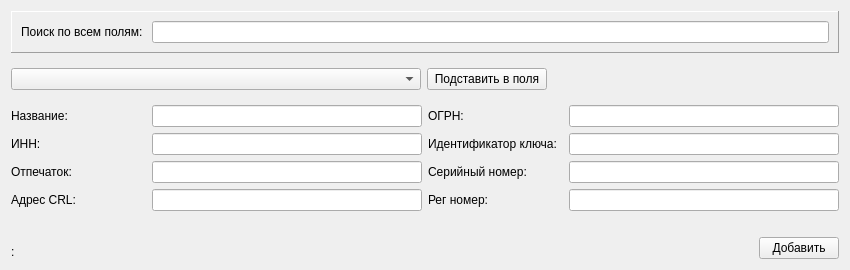
<?xml version="1.0" encoding="UTF-8"?>
<ui version="4.0">
 <class>Form_add</class>
 <widget class="QWidget" name="Form_add">
  <property name="enabled">
   <bool>true</bool>
  </property>
  <property name="geometry">
   <rect>
    <x>0</x>
    <y>0</y>
    <width>850</width>
    <height>270</height>
   </rect>
  </property>
  <property name="sizePolicy">
   <sizepolicy hsizetype="Fixed" vsizetype="Fixed">
    <horstretch>0</horstretch>
    <verstretch>0</verstretch>
   </sizepolicy>
  </property>
  <property name="minimumSize">
   <size>
    <width>850</width>
    <height>270</height>
   </size>
  </property>
  <property name="maximumSize">
   <size>
    <width>850</width>
    <height>270</height>
   </size>
  </property>
  <property name="sizeIncrement">
   <size>
    <width>850</width>
    <height>270</height>
   </size>
  </property>
  <property name="baseSize">
   <size>
    <width>850</width>
    <height>270</height>
   </size>
  </property>
  <property name="windowTitle">
   <string>Добавить CRL</string>
  </property>
  <layout class="QVBoxLayout" name="verticalLayout_2">
   <item>
    <layout class="QVBoxLayout" name="verticalLayout">
     <item>
      <layout class="QVBoxLayout" name="verticalLayout_5">
       <item>
        <layout class="QVBoxLayout" name="verticalLayout_4">
         <item>
          <widget class="QFrame" name="frame">
           <property name="frameShape">
            <enum>QFrame::Panel</enum>
           </property>
           <property name="frameShadow">
            <enum>QFrame::Raised</enum>
           </property>
           <layout class="QHBoxLayout" name="horizontalLayout_4">
            <item>
             <widget class="QLabel" name="label">
              <property name="text">
               <string>Поиск по всем полям: </string>
              </property>
             </widget>
            </item>
            <item>
             <widget class="QLineEdit" name="lineEdit"/>
            </item>
           </layout>
          </widget>
         </item>
        </layout>
       </item>
       <item>
        <layout class="QVBoxLayout" name="verticalLayout_3">
         <item alignment="Qt::AlignLeft">
          <widget class="QFrame" name="frame_4">
           <property name="frameShape">
            <enum>QFrame::NoFrame</enum>
           </property>
           <property name="frameShadow">
            <enum>QFrame::Raised</enum>
           </property>
           <layout class="QHBoxLayout" name="horizontalLayout">
            <property name="leftMargin">
             <number>0</number>
            </property>
            <item>
             <widget class="QComboBox" name="comboBox">
              <property name="sizePolicy">
               <sizepolicy hsizetype="Fixed" vsizetype="Fixed">
                <horstretch>0</horstretch>
                <verstretch>0</verstretch>
               </sizepolicy>
              </property>
              <property name="minimumSize">
               <size>
                <width>410</width>
                <height>0</height>
               </size>
              </property>
             </widget>
            </item>
            <item>
             <widget class="QPushButton" name="pushButton">
              <property name="sizePolicy">
               <sizepolicy hsizetype="Fixed" vsizetype="Fixed">
                <horstretch>0</horstretch>
                <verstretch>0</verstretch>
               </sizepolicy>
              </property>
              <property name="minimumSize">
               <size>
                <width>120</width>
                <height>0</height>
               </size>
              </property>
              <property name="text">
               <string>Подставить в поля</string>
              </property>
             </widget>
            </item>
           </layout>
          </widget>
         </item>
        </layout>
       </item>
      </layout>
     </item>
     <item>
      <layout class="QHBoxLayout" name="horizontalLayout_2">
       <item>
        <layout class="QVBoxLayout" name="verticalLayout_7">
         <item>
          <layout class="QHBoxLayout" name="horizontalLayout_5">
           <item>
            <widget class="QLabel" name="label_2">
             <property name="text">
              <string>Название: </string>
             </property>
            </widget>
           </item>
           <item>
            <widget class="QLineEdit" name="lineEdit_6">
             <property name="sizePolicy">
              <sizepolicy hsizetype="Preferred" vsizetype="Fixed">
               <horstretch>0</horstretch>
               <verstretch>0</verstretch>
              </sizepolicy>
             </property>
             <property name="minimumSize">
              <size>
               <width>270</width>
               <height>0</height>
              </size>
             </property>
             <property name="maximumSize">
              <size>
               <width>270</width>
               <height>16777215</height>
              </size>
             </property>
            </widget>
           </item>
          </layout>
         </item>
         <item>
          <layout class="QHBoxLayout" name="horizontalLayout_6">
           <item>
            <widget class="QLabel" name="label_3">
             <property name="text">
              <string>ИНН: </string>
             </property>
            </widget>
           </item>
           <item>
            <widget class="QLineEdit" name="lineEdit_7">
             <property name="sizePolicy">
              <sizepolicy hsizetype="Preferred" vsizetype="Fixed">
               <horstretch>0</horstretch>
               <verstretch>0</verstretch>
              </sizepolicy>
             </property>
             <property name="minimumSize">
              <size>
               <width>270</width>
               <height>0</height>
              </size>
             </property>
             <property name="maximumSize">
              <size>
               <width>270</width>
               <height>16777215</height>
              </size>
             </property>
            </widget>
           </item>
          </layout>
         </item>
        </layout>
       </item>
       <item>
        <layout class="QVBoxLayout" name="verticalLayout_6">
         <item>
          <layout class="QHBoxLayout" name="horizontalLayout_13">
           <item>
            <widget class="QLabel" name="label_6">
             <property name="text">
              <string>ОГРН: </string>
             </property>
            </widget>
           </item>
           <item>
            <widget class="QLineEdit" name="lineEdit_2">
             <property name="sizePolicy">
              <sizepolicy hsizetype="Preferred" vsizetype="Fixed">
               <horstretch>0</horstretch>
               <verstretch>0</verstretch>
              </sizepolicy>
             </property>
             <property name="minimumSize">
              <size>
               <width>270</width>
               <height>0</height>
              </size>
             </property>
             <property name="maximumSize">
              <size>
               <width>270</width>
               <height>16777215</height>
              </size>
             </property>
            </widget>
           </item>
          </layout>
         </item>
         <item>
          <layout class="QHBoxLayout" name="horizontalLayout_7">
           <item>
            <widget class="QLabel" name="label_7">
             <property name="text">
              <string>Идентификатор ключа: </string>
             </property>
            </widget>
           </item>
           <item>
            <widget class="QLineEdit" name="lineEdit_3">
             <property name="sizePolicy">
              <sizepolicy hsizetype="Preferred" vsizetype="Fixed">
               <horstretch>0</horstretch>
               <verstretch>0</verstretch>
              </sizepolicy>
             </property>
             <property name="minimumSize">
              <size>
               <width>270</width>
               <height>0</height>
              </size>
             </property>
             <property name="maximumSize">
              <size>
               <width>270</width>
               <height>16777215</height>
              </size>
             </property>
            </widget>
           </item>
          </layout>
         </item>
        </layout>
       </item>
      </layout>
     </item>
     <item>
      <layout class="QHBoxLayout" name="horizontalLayout_3">
       <item>
        <layout class="QVBoxLayout" name="verticalLayout_14">
         <item>
          <layout class="QHBoxLayout" name="horizontalLayout_9">
           <item>
            <widget class="QLabel" name="label_4">
             <property name="text">
              <string>Отпечаток: </string>
             </property>
            </widget>
           </item>
           <item>
            <widget class="QLineEdit" name="lineEdit_8">
             <property name="sizePolicy">
              <sizepolicy hsizetype="Preferred" vsizetype="Fixed">
               <horstretch>0</horstretch>
               <verstretch>0</verstretch>
              </sizepolicy>
             </property>
             <property name="minimumSize">
              <size>
               <width>270</width>
               <height>0</height>
              </size>
             </property>
             <property name="maximumSize">
              <size>
               <width>270</width>
               <height>16777215</height>
              </size>
             </property>
            </widget>
           </item>
          </layout>
         </item>
         <item>
          <layout class="QHBoxLayout" name="horizontalLayout_14">
           <item>
            <widget class="QLabel" name="label_5">
             <property name="text">
              <string>Адрес CRL: </string>
             </property>
            </widget>
           </item>
           <item>
            <widget class="QLineEdit" name="lineEdit_9">
             <property name="sizePolicy">
              <sizepolicy hsizetype="Preferred" vsizetype="Fixed">
               <horstretch>0</horstretch>
               <verstretch>0</verstretch>
              </sizepolicy>
             </property>
             <property name="minimumSize">
              <size>
               <width>270</width>
               <height>0</height>
              </size>
             </property>
             <property name="maximumSize">
              <size>
               <width>270</width>
               <height>16777215</height>
              </size>
             </property>
            </widget>
           </item>
          </layout>
         </item>
        </layout>
       </item>
       <item>
        <layout class="QVBoxLayout" name="verticalLayout_13">
         <item>
          <layout class="QHBoxLayout" name="horizontalLayout_10">
           <item>
            <widget class="QLabel" name="label_8">
             <property name="text">
              <string>Серийный номер: </string>
             </property>
            </widget>
           </item>
           <item>
            <widget class="QLineEdit" name="lineEdit_4">
             <property name="sizePolicy">
              <sizepolicy hsizetype="Preferred" vsizetype="Fixed">
               <horstretch>0</horstretch>
               <verstretch>0</verstretch>
              </sizepolicy>
             </property>
             <property name="minimumSize">
              <size>
               <width>270</width>
               <height>0</height>
              </size>
             </property>
             <property name="maximumSize">
              <size>
               <width>270</width>
               <height>16777215</height>
              </size>
             </property>
            </widget>
           </item>
          </layout>
         </item>
         <item>
          <layout class="QHBoxLayout" name="horizontalLayout_11">
           <item>
            <widget class="QLabel" name="label_9">
             <property name="text">
              <string>Рег номер:</string>
             </property>
            </widget>
           </item>
           <item>
            <widget class="QLineEdit" name="lineEdit_5">
             <property name="sizePolicy">
              <sizepolicy hsizetype="Preferred" vsizetype="Fixed">
               <horstretch>0</horstretch>
               <verstretch>0</verstretch>
              </sizepolicy>
             </property>
             <property name="minimumSize">
              <size>
               <width>270</width>
               <height>0</height>
              </size>
             </property>
             <property name="maximumSize">
              <size>
               <width>270</width>
               <height>16777215</height>
              </size>
             </property>
            </widget>
           </item>
          </layout>
         </item>
        </layout>
       </item>
      </layout>
     </item>
    </layout>
   </item>
   <item>
    <layout class="QHBoxLayout" name="horizontalLayout_8">
     <item alignment="Qt::AlignBottom">
      <widget class="QFrame" name="frame_3">
       <property name="frameShape">
        <enum>QFrame::NoFrame</enum>
       </property>
       <property name="frameShadow">
        <enum>QFrame::Raised</enum>
       </property>
       <layout class="QHBoxLayout" name="horizontalLayout_12">
        <property name="leftMargin">
         <number>0</number>
        </property>
        <property name="topMargin">
         <number>0</number>
        </property>
        <property name="rightMargin">
         <number>0</number>
        </property>
        <property name="bottomMargin">
         <number>0</number>
        </property>
        <item alignment="Qt::AlignLeft">
         <widget class="QLabel" name="label_10">
          <property name="text">
           <string>:</string>
          </property>
         </widget>
        </item>
       </layout>
      </widget>
     </item>
     <item alignment="Qt::AlignRight|Qt::AlignBottom">
      <widget class="QFrame" name="frame_2">
       <property name="frameShape">
        <enum>QFrame::NoFrame</enum>
       </property>
       <property name="frameShadow">
        <enum>QFrame::Raised</enum>
       </property>
       <layout class="QVBoxLayout" name="verticalLayout_8">
        <property name="leftMargin">
         <number>0</number>
        </property>
        <property name="topMargin">
         <number>0</number>
        </property>
        <property name="rightMargin">
         <number>0</number>
        </property>
        <property name="bottomMargin">
         <number>0</number>
        </property>
        <item>
         <widget class="QPushButton" name="pushButton_2">
          <property name="text">
           <string>Добавить</string>
          </property>
         </widget>
        </item>
       </layout>
      </widget>
     </item>
    </layout>
   </item>
  </layout>
 </widget>
 <resources/>
 <connections/>
</ui>
